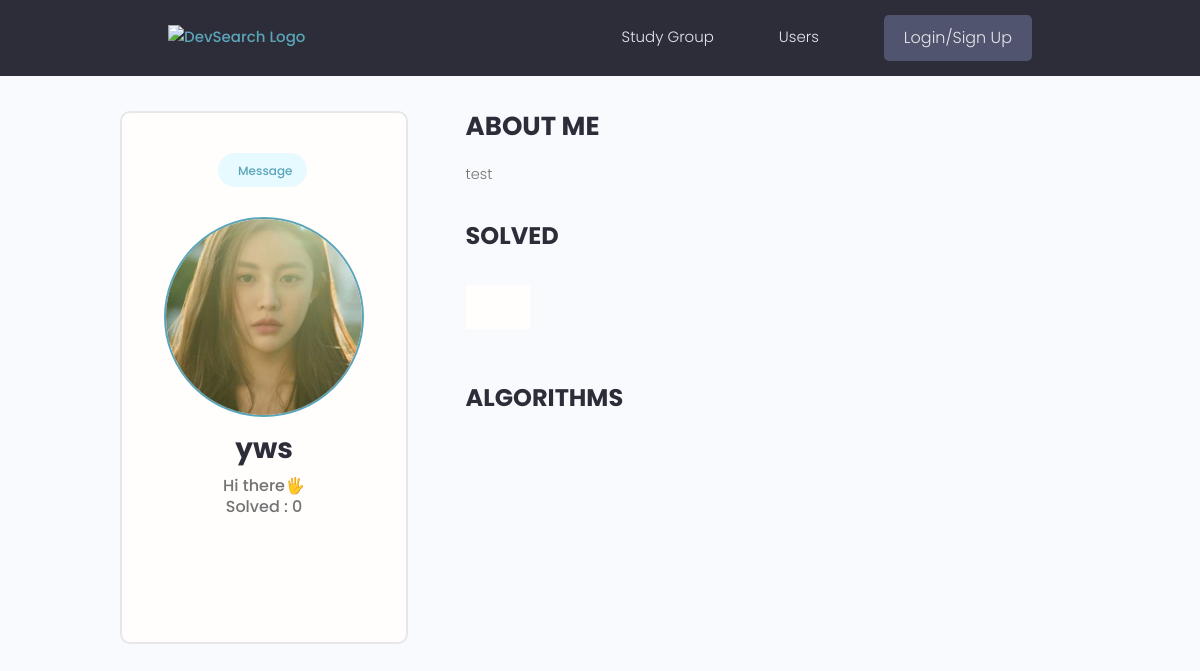
Before: /profile/59130dbb-1e71-404f-a16a-90c175e2962e/ with the older database file.
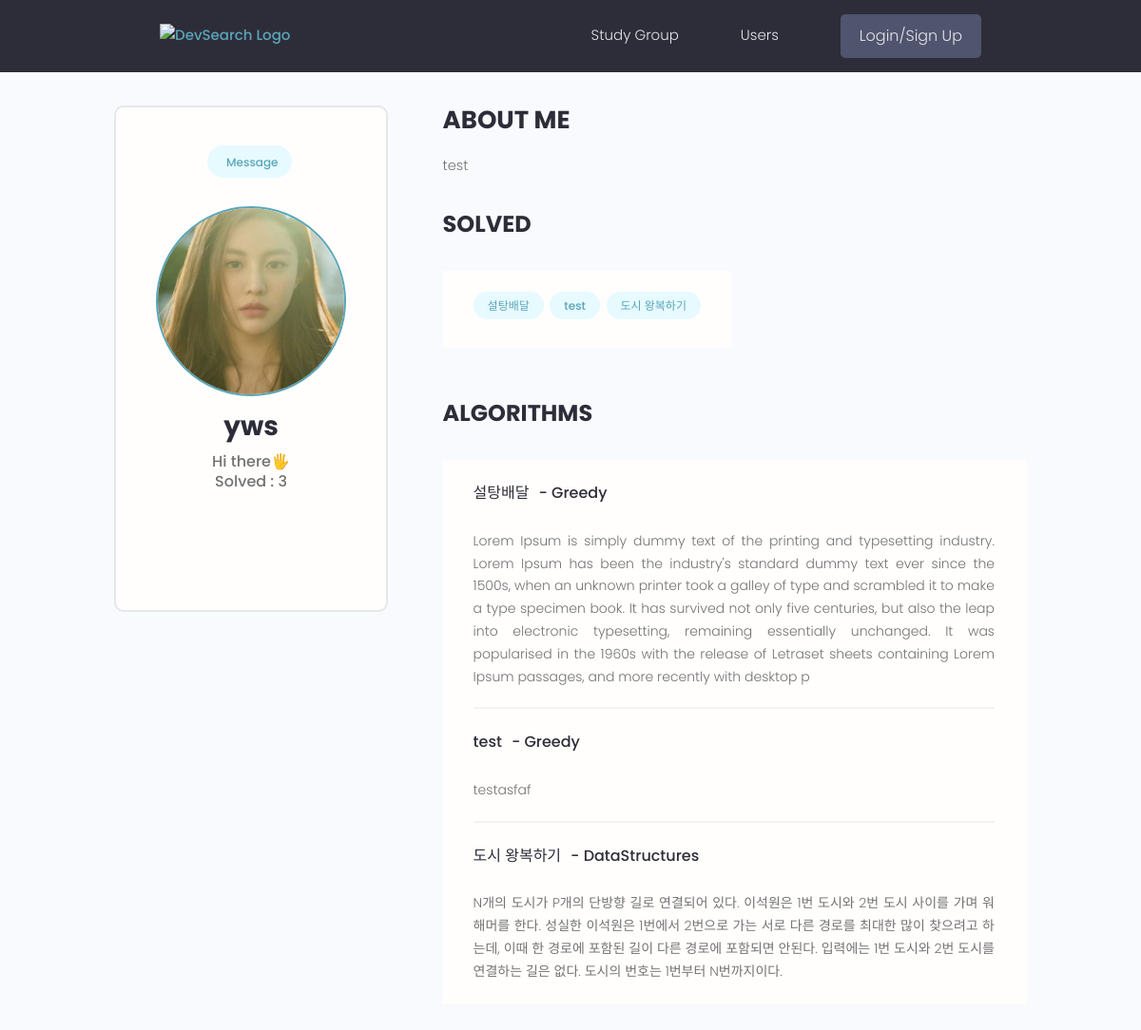
After: the same page with the newer database file.
### users/models.py (models this page shows, shortened)
class Profile(models.Model):
    owner = models.OneToOneField(User, on_delete=models.CASCADE)
    name = models.CharField(max_length=200)
    email = models.EmailField(max_length=500)
    user_name = models.CharField(max_length=200, unique=True)
    short_intro = models.TextField(max_length=500, default='Hi there🖐')
    about_me = models.TextField(max_length=500, default='네카라쿠배🛫',null=True, blank=True)
    profile_image = models.ImageField(
        null=True, blank=True, upload_to='profiles/', default='profiles/user-default.png')
    social_github = models.CharField(max_length=200, null=True, blank=True)
    social_instagram = models.CharField(max_length=200, null=True, blank=True)
    social_linkedin = models.CharField(max_length=200, null=True, blank=True)
    created = models.DateTimeField(auto_now_add=True)
    coding_start_date = models.DateField(null=True, blank=True)
    id = models.UUIDField(default=uuid4, primary_key=True, unique=True, editable=False)
    solved_count = models.IntegerField(default=0, null=True, blank=True)
    group_id = models.CharField(max_length=200, null=True, blank=True)
    group_reader = models.BooleanField(default=False)

class Algorithm(models.Model):
    language_choices = [
        ('Python3', 'Python3'),
        ('PyPy3', 'PyPy3'),
        ('Java11', 'Java11'),
        ('C99', 'C99'),
        ('C++17', 'C++17'),
        ('JS', 'JS'),
        ('GO', 'GO'),
        ('Ruby', 'Ruby'),
    ]
    type_choices = [
        ('Implementation', 'Implementation'),
        ('Greedy', 'Greedy'),
        ('String', 'String'),
        ('DataStructures', 'DataStructures'),
        ('Graphs', 'Graphs'),
        ('DP', 'DP'),
        ('Math', 'Math'),
        ('Bruteforce', 'Bruteforce'),
        ('etc', 'etc')
    ]
    profile_id = models.ForeignKey(Profile, on_delete=models.SET_NULL, null=True, blank=True)
    language = models.CharField(max_length=10, choices=language_choices)
    name = models.CharField(max_length=100)
    description = models.TextField(max_length=500)
    link = models.URLField(max_length=200)
    type = models.CharField(max_length=20, choices=type_choices)
    created = models.DateTimeField(auto_now_add=True)
    id = models.UUIDField(default=uuid4, unique=True, primary_key=True, editable=False)

### users/views.py (the view)
# urls.py: path('profile/<str:pk>/', views.profile, name='profile'),
def profile(request, pk):
    profile = Profile.objects.get(id=pk)
    algorithms = profile.algorithm_set.all()
    context = {
        'profile' : profile,
        'algorithms' : algorithms,
    }
    return render(request, 'users/profile.html', context)

### users/templates/users/profile.html (shortened to what this page needs)
{% extends 'main.html' %}
{% block content %}
<main class="settingsPage profile my-md">
    <div class="container">
        <div class="layout">
            <div class="column column--1of3">
                <div class="card text-center">
                    <div class="card__body dev">
                        {% if profile.owner == request.user %}
                        <a class="tag tag--pill tag--main settings__btn" href="{% url 'profile_update' %}"><i class="im im-edit"></i> Edit</a>
                        {% else %}
                        <a class="tag tag--pill tag--main settings__btn" href="{% url 'message_create' profile.id %}"> Message</a>
                        {% endif %}
                        <img class="avatar avatar--xl dev__avatar" src="{{profile.profile_image.url}}" alt="image">
                        <h2 class="dev__name">{{profile.name}}</h2>
                        <p class="dev__title">{{profile.short_intro}}</p>
                        <p class="dev__title">Solved : {{profile.solved_count}}</p>
                        <ul class="dev__social">
                        </ul>
                    </div>
                </div>
            </div>
            <div class="column column--2of3">
                <div class="devInfo">
                    <h3 class="devInfo__title">About Me</h3>
                    <p class="devInfo__about">{{profile.about_me}}</p>
                </div>
                <div class="settings">
                    <h3 class="settings__title">Solved</h3>
                </div>
                <table class="settings__table">
                    <tr>
                        <td class="settings__thumnail">
                            {% for algorithm in algorithms %}
                                <a class="tag tag--pill tag--main setting__btn" href="{{algorithm.link}}">{{algorithm.name}}</a>
                            {% endfor %}
                        </td>
                    </tr>
                </table>
                <div class="settings">
                    <h3 class="settings__title">Algorithms</h3>
                </div>
                <table class="settings__table">
                    {% for algorithm in algorithms %}
                    <tr>
                        <td class="settings__tableInfo">
                            <h4><a href="{{algorithm.link}}">{{algorithm.name}}</a>- {{algorithm.type}}</h4>  <br>
                            <p class="devInfo__about">{{algorithm.description}}</p>
                        </td>
                    </tr>
                    {% endfor %}
                </table>
            </div>
        </div>
    </div>
</main>
{% endblock %}

### templates/main.html (shortened to what this page needs)
<!DOCTYPE html>
{% load static %}
<html lang="en">
<head>
    <link rel="stylesheet" href="https://cdn.iconmonstr.com/1.3.0/css/iconmonstr-iconic-font.min.css" />
    <link rel="stylesheet" href="{% static 'uikit/styles/uikit.css' %}" />
    <link rel="stylesheet" href="{% static 'styles/app.css' %}" />
</head>
<body>
    {% include 'navbar.html' %}
    {% block content %}
    {% endblock content %}
</body>
</html>

### templates/navbar.html (shortened to what this page needs)
{% load static %}
<header class="header">
    <div class="container container--narrow">
        <a href="{% url 'profiles' %}" class="header__logo">
            <img src="#" alt="DevSearch Logo" />
        </a>
        <nav class="header__nav">
            <ul class="header__menu">
                <li class="header__menuItem"><a href="#">Study Group</a></li>
                <li class="header__menuItem"><a href="{% url 'profiles' %}">Users</a></li>
                {% if request.user.is_authenticated %}
                    <li class="header__menuItem"><a href="{% url 'inbox' %}">메시지</a></li>
                    <li class="header__menuItem"><a href="{% url 'profile' pk=request.user.profile.id %}">내 정보</a></li>
                    <li class="header__menuItem"><a href="{% url 'logout' %}" class="btn btn--sub">Logout</a></li>
                {% else %}
                    <li class="header__menuItem"><a href="{% url 'login' %}" class="btn btn--sub">Login/Sign Up</a></li>
                {% endif %}
            </ul>
        </nav>
    </div>
</header>

### static/styles/app.css (style rules this page uses)
:root { --color-sub: #2d2d39; }
.btn--sub { background-color: var(--color-sub-light); }
.card { border: 2px solid var(--color-light); }
img { width: 100%; }
.header { position: sticky; z-index: 111; background-color: var(--color-sub); padding: 1.5rem 0; }
.header > .container { display: flex; justify-content: space-between; align-items: center; }
.header__logo > img { height: 3.8rem; }
.header__nav > ul { display: inline-flex; align-items: center; list-style: none; gap: 6.5rem; }
.header__menuItem > a { color: var(--color-light); font-weight: 300; }
.profile .card > .dev { padding: 4rem; }
.dev__avatar { display: block; margin: auto; }
.dev__name { color: var(--color-sub); font-size: 2.8rem; font-weight: 700; margin-top: 1rem; margin-bottom: 0.5rem; }
.dev__title { font-size: 1.6rem; font-weight: 500; line-height: 1.3; }
.dev__social { margin: 3rem 0; list-style: none; display: flex; justify-content: center; gap: 1.5rem; }
.devInfo { margin-bottom: 3rem; }
.devInfo__title, .devInfo__subtitle { font-size: 2.6rem; color: var(--color-sub); text-transform: uppercase; font-weight: 700; margin-bottom: 1.5rem; }
.devInfo__about, .devSkill__info { font-size: 1.45rem; line-height: 1.7; text-align: justify; }
.settingsPage .dev > .settings__btn { display: inline-block; margin-bottom: 3rem; }
.settings { display: flex; justify-content: space-between; align-items: center; }
.settings__title { font-size: 2.4rem; text-transform: uppercase; font-weight: 700; color: var(--color-sub); }
.settings__table { margin-top: 3rem; margin-bottom: 5rem; padding: 0 3rem; background: var(--color-white); }
.settings__table tr { width: 100%; }
.settings__table tr > td { padding: 2rem 0; }
.settings__table tr:not(:last-child) td { border-bottom: 2px solid var(--color-white-light); }
.settings__tableInfo { width: 100%; }
.settings__tableInfo h4, .settings__tableInfo a { padding-right: 1rem; width: auto; font-size: 1.6rem; font-weight: 500; color: var(--color-sub); }
.settings__tableInfo p { font-size: 1.4rem; }

### static/uikit/styles/modules/_variables.css (style rules this page uses)
:root { --color-main: #5aa5b9; --color-main-light: #e6faff; --color-sub: #3f4156; --color-sub-light: #51546e; --color-sub-lighter: #ededfd; --color-text: #737373; --color-gray: #8b8b8b; --color-light: #e5e7eb; --color-light-gray: #767676; --color-bg: #f8fafd; --color-white: #fffefd; --color-white-light: #f3f3f3; --color-success: #359e64; --color-success-bg: #def8e8; --color-error: #fc4b0b; --color-error-bg: #fff2ee; --font-base: 'Poppins', arial, helvetica, 'Segoe UI', roboto, ubuntu, sans-serif; --font-monospace: 'Fira Code', 'Courier New', courier, monospace; --font-regular: 300; --font-medium: 500; --font-bold: 700; --generic-shadow: 1px 1px 5px #00000010; --generic-transition: all 0.3s ease-in-out; }

### static/uikit/styles/modules/_base.css (style rules this page uses)
* { margin: 0; padding: 0; box-sizing: border-box; text-rendering: optimizeLegibility; color: inherit; font-size: inherit; }
html { font-size: 50%; }
@media only screen and (min-width: 480px) { html { font-size: 56.25%; } }
@media only screen and (min-width: 1200px) { html { font-size: 62.5%; } }
body { line-height: 1.6; font-weight: 400; font-size: 1.5rem; color: var(--color-text); background-color: var(--color-bg); min-height: 100vh; }

### static/uikit/styles/modules/_typography.css (style rules this page uses)
* { font-family: var(--font-base); }
h2 { font-size: 3.6rem; font-weight: var(--font-bold); }
h3 { font-size: 3.2rem; font-weight: var(--font-medium); }
h4 { font-size: 2.8rem; font-weight: var(--font-medium); }
p, span, strong { font-size: 1.6rem; color: var(--color-text); font-weight: var(--font-regular); }
a { padding-bottom: 2px; text-decoration: none; display: inline-block; color: var(--color-main); font-weight: var(--font-medium); }

### static/uikit/styles/modules/_utilities.css (style rules this page uses)
.container { width: 92%; max-width: 165rem; margin: 0 auto; box-sizing: border-box; }
.container--narrow { width: 92%; max-width: 120rem; }
@media screen and (min-width: 1000px) { .container { width: 90%; } }
@media screen and (min-width: 1000px) { .container--narrow { width: 85%; } }
@media screen and (min-width: 1200px) { .container { width: 80%; } }
@media screen and (min-width: 1200px) { .container--narrow { width: 72%; } }
.text-center { text-align: center; }
.my-md { margin: 3rem auto; }

### static/uikit/styles/modules/_avatar.css (style rules this page uses)
.avatar { border-radius: 50%; border: 2px solid var(--color-main); object-fit: cover; }
.avatar--xl { height: 20rem; width: 20rem; }

### static/uikit/styles/modules/_card.css (style rules this page uses)
.card { border-radius: 1rem; background-color: var(--color-white); border: 1.5px solid var(--color-light); width: auto; height: auto; margin-top: 0.5rem; margin-bottom: 0.5rem; overflow: hidden; }
.card__body, .card__header { padding: 2rem 2.5rem; }

Changed rows visible on the page:
changed Profile "yws": solved_count "0" → "3"
added Algorithm: name "설탕배달", type "Greedy", description "Lorem Ipsum is simply dummy text of the printing and typesetting industry. Lorem Ipsum has been the industry's standard dummy text ever since the 1500s, when an unknown printer took a galley of type and scrambled it to make a type specimen book. It has survived not only five centuries, but also the leap into electronic typesetting, remaining essentially unchanged. It was popularised in the 1960s with the release of Letraset sheets containing Lorem Ipsum passages, and more recently with desktop p"
added Algorithm: name "test", type "Greedy", description "testasfaf"
added Algorithm: name "도시 왕복하기", type "DataStructures", description "N개의 도시가 P개의 단방향 길로 연결되어 있다. 이석원은 1번 도시와 2번 도시 사이를 가며 워해머를 한다. 성실한 이석원은 1번에서 2번으로 가는 서로 다른 경로를 최대한 많이 찾으려고 하는데, 이때 한 경로에 포함된 길이 다른 경로에 포함되면 안된다. 입력에는 1번 도시와 2번 도시를 연결하는 길은 없다. 도시의 번호는 1번부터 N번까지이다."
